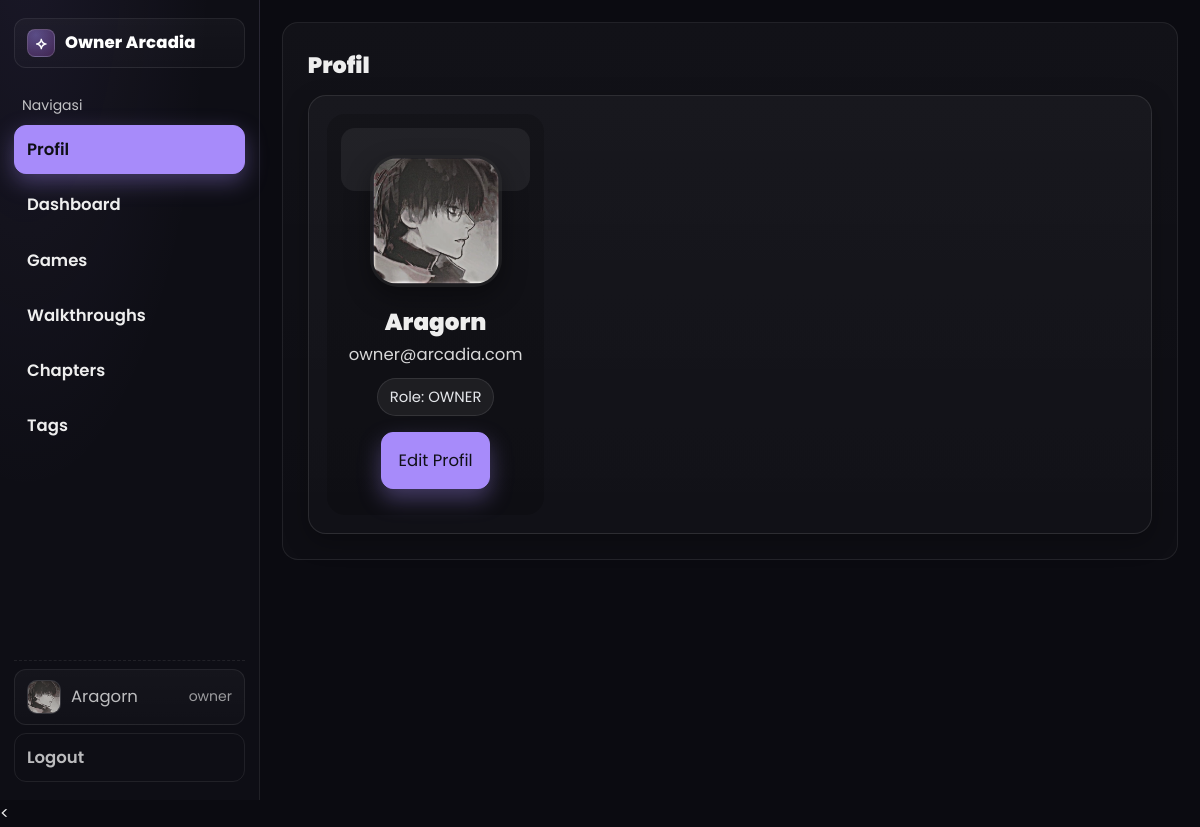
Page /public/admin/profile.php (signed in) on the committed database.
### tables this page shows
CREATE TABLE `users` (
  `id` int(11) NOT NULL,
  `name` varchar(120) NOT NULL,
  `full_name` varchar(100) DEFAULT NULL,
  `username` varchar(50) DEFAULT NULL,
  `email` varchar(150) NOT NULL,
  `password_hash` varchar(255) NOT NULL,
  `role` enum('OWNER','ADMIN','USER') NOT NULL DEFAULT 'USER',
  `avatar_url` varchar(255) DEFAULT NULL,
  `banner_url` varchar(255) DEFAULT NULL,
  `created_at` timestamp NOT NULL DEFAULT current_timestamp(),
  `last_login_at` datetime DEFAULT NULL
);

### lib/db.php (called while the page is built, shortened)
<?php
function db_all($mysqli, $sql, $params = [], $types = '')
{
  $stmt = $mysqli->prepare($sql);
  if ($params)
    $stmt->bind_param($types ?: str_repeat('s', count($params)), ...$params);
  $stmt->execute();
  $res = $stmt->get_result();
  $rows = $res ? $res->fetch_all(MYSQLI_ASSOC) : [];
  return $rows;
}
function db_one($mysqli, $sql, $params = [], $types = '')
{
  $rows = db_all($mysqli, $sql, $params, $types);
  return $rows[0] ?? null;
}
?>

### lib/helpers.php (called while the page is built, shortened)
<?php
function e($s)
{
  return htmlspecialchars((string) $s, ENT_QUOTES, 'UTF-8');
}
?>

### public/admin/profile.php (the view, shortened to what this page needs)
<?php
require_once __DIR__ . '/../../config.php';
require_once __DIR__ . '/../../lib/db.php';
require_once __DIR__ . '/../../lib/helpers.php';
$uid = (int)($_SESSION['user']['id'] ?? ($_SESSION['user_id'] ?? 0));
function users_has_col(mysqli $mysqli, string $col): bool {
  $row = db_one(
    $mysqli,
    "SELECT COUNT(*) AS n
       FROM information_schema.COLUMNS
      WHERE TABLE_SCHEMA = DATABASE()
        AND TABLE_NAME = 'users'
        AND COLUMN_NAME = ?",
    [$col],
    's'
  );
  return (int)($row['n'] ?? 0) > 0;
}
$hasAvatar    = users_has_col($mysqli, 'avatar_url');
$hasBanner    = users_has_col($mysqli, 'banner_url');
$hasCreated   = users_has_col($mysqli, 'created_at');
$hasLastLogin = users_has_col($mysqli, 'last_login_at');
$cols = ['id','name','email','role'];
if ($hasAvatar)    $cols[] = 'avatar_url';
if ($hasBanner)    $cols[] = 'banner_url';
if ($hasCreated)   $cols[] = 'created_at';
if ($hasLastLogin) $cols[] = 'last_login_at';
$colList = implode(',', $cols);
function fetch_me(mysqli $mysqli, int $uid, string $colList) {
  return db_one($mysqli, "SELECT $colList FROM users WHERE id=?", [$uid], 'i');
}
$me  = fetch_me($mysqli, $uid, $colList) ?: [];
$mode = ($_GET['mode'] ?? '') === 'edit' ? 'edit' : 'view';
include __DIR__ . '/_header.php';
?>
<div class="page-title">Profil</div>
<div class="profile-layout">
  <section class="profile-card">
    <div class="profile-inner">
      <div class="ava-out">
        <?php if ($hasAvatar && !empty($me['avatar_url'])): ?>
          <img src="<?= e($me['avatar_url']) ?>" alt="avatar">
        <?php else: ?>
          <?= e(mb_strtoupper(mb_substr($me['name'] ?? 'A',0,1))) ?>
        <?php endif; ?>
      </div>
      <div class="profile-body">
        <div class="name"><?= e($me['name'] ?? 'Owner') ?></div>
        <div class="muted"><?= e($me['email'] ?? '') ?></div>
        <div class="chips">
          <span class="chip">Role: <?= e(strtoupper($me['role'] ?? 'OWNER')) ?></span>
        </div>
        <?php if ($mode !== 'edit'): ?>
          <div style="margin-top:16px">
            <a class="btn-primary" href="/arcadia/public/admin/profile.php?mode=edit">Edit Profil</a>
          </div>
        <?php endif; ?>
      </div>
    </div>
  </section>
</div>
<?php include __DIR__ . '/_footer.php';

### public/admin/_header.php (shortened to what this page needs)
<?php
require_once __DIR__ . '/../../config.php';
require_once __DIR__ . '/../../lib/helpers.php';
require_once __DIR__ . '/../../lib/db.php';
$path = $_SERVER['SCRIPT_NAME'] ?? '';
function active($needle, $path) {
  return (strpos($path, $needle) !== false) ? 'is-active' : '';
}
$me      = $_SESSION['user'] ?? [];
$uid     = (int)($me['id'] ?? 0);
if ($uid > 0) {
  $row = db_one($mysqli, "SELECT name, role, avatar_url FROM users WHERE id=?", [$uid], 'i');
  if ($row) {
    $me = $_SESSION['user'];
  }
}
$userName   = e($me['name'] ?? 'Admin');
$userRole   = strtolower((string)($me['role'] ?? 'admin'));
$userAvatar = trim((string)($me['avatar_url'] ?? ''));
?>
<!doctype html>
<html lang="id">
<head>
  <link rel="stylesheet" href="/arcadia/assets/styles.css" />
</head>
<body>
<div class="admin-layout">
  <aside class="sidenav" id="sidenav" data-collapsed="false">
    <div class="brand">
      <div class="brand-badge">⟡</div>
      <div>Owner Arcadia</div>
    </div>
    <div class="nav-section">
      <div class="nav-title">Navigasi</div>
      <ul class="nav-list">
        <li><a class="nav-link <?= active('/admin/profile.php', $path) ?> <?= active('/admin/admin-info.php', $path) ?>" href="/arcadia/public/admin/profile.php">Profil</a></li>
        <li><a class="nav-link <?= active('/admin/index.php', $path) ?>" href="/arcadia/public/admin/">Dashboard</a></li>
        <li><a class="nav-link <?= active('/admin/games.php', $path) ?>" href="/arcadia/public/admin/games.php">Games</a></li>
        <li><a class="nav-link <?= active('/admin/walkthroughs.php', $path) ?>" href="/arcadia/public/admin/walkthroughs.php">Walkthroughs</a></li>
        <li><a class="nav-link <?= active('/admin/chapters.php', $path) ?>" href="/arcadia/public/admin/chapters.php">Chapters</a></li>
        <li><a class="nav-link <?= active('/admin/tags.php', $path) ?>" href="/arcadia/public/admin/tags.php">Tags</a></li>
      </ul>
    </div>
    <div class="nav-foot">
      <a class="user-chip" href="/arcadia/public/admin/profile.php" title="Kelola profil">
        <div class="avatar">
          <?php if ($userAvatar !== ''): ?>
            <img src="<?= e($userAvatar) ?>" alt="Avatar">
          <?php else: ?>
            <?= e(mb_strtoupper(mb_substr($userName,0,1))) ?>
          <?php endif; ?>
        </div>
        <div><?= $userName ?></div>
        <span class="role"><?= e($userRole) ?></span>
      </a>
      <a class="logout" href="/arcadia/public/logout.php">Logout</a>
    </div>
  </aside>
  <div class="admin-main">
    <div class="container">

### assets/styles.css (style rules this page uses)
:root { --font-body: 'Poppins', system-ui, -apple-system, 'Segoe UI', Roboto, Ubuntu, 'Helvetica Neue', Arial, 'Noto Sans', sans-serif; --font-heading: 'Rajdhani', system-ui, -apple-system, 'Segoe UI', Roboto, Ubuntu, 'Helvetica Neue', Arial, 'Noto Sans', sans-serif; }
.brand { display: flex; align-items: center; gap: .55rem; font-weight: 800; color: #fff; letter-spacing: .3px }
.nav-link { position: relative; display: inline-block; padding: .55rem .9rem; border-radius: .7rem; color: #d1d5db; border: 1px solid transparent; transition: transform .18s ease, background .25s ease, color .18s ease; will-change: transform; }
.nav-link::after { content: ""; position: absolute; left: .9rem; right: .9rem; bottom: .35rem; height: 2px; background: linear-gradient(90deg, #8b5cf6, #a78bfa); transform: scaleX(0); transform-origin: left; transition: transform .22s ease; border-radius: 2px; opacity: .9; }
:root { --bg1: #0b0b10; --bg2: #160b2e; --card: #0f1020; --text: #e5e7eb; --muted: #9ca3af; --primary: #8b5cf6; --accent: #a78bfa; --ring: rgba(139, 92, 246, .25); --border: rgba(255, 255, 255, .08); --container: 1320px; --gutter: 1.5rem; }
* { box-sizing: border-box }
html, body { height: 100% }
body { margin: 0; font-family: Inter, system-ui, -apple-system, Segoe UI, Roboto, Ubuntu, "Helvetica Neue", Arial, "Noto Sans", sans-serif; color: var(--text); background: linear-gradient(160deg, var(--bg2) 0%, #0a0617 35%, #050509 70%, #000 100%); background-attachment: fixed; }
.container { max-width: 1080px; margin: 0 auto; padding: 1.25rem }
a { color: var(--primary); text-decoration: none }
:root { --input-bg: rgba(255, 255, 255, .06); }
.brand { font-weight: 800; color: #fff; letter-spacing: .4px }
:root { --container: 1320px; --gutter: 1.5rem; }
html { font-size: 16.5px; }
body { line-height: 1.6; }
.container { max-width: var(--container) !important; padding: var(--gutter) !important; }
body, input, button, select, textarea, a, p, li, td, .small { font-family: var(--font-body) !important; font-weight: 400; line-height: 1.65; -webkit-font-smoothing: antialiased; -moz-osx-font-smoothing: grayscale; }
.nav-link, .nav-cta, .btn, label, th { font-family: var(--font-body) !important; font-weight: 600 !important; }
::placeholder { font-family: var(--font-body); }
.chip { display: inline-block; padding: .5rem .85rem; border-radius: 999px; background: rgba(255, 255, 255, .06); border: 1px solid var(--border); color: #e5e7eb; text-decoration: none; transition: transform .16s ease, box-shadow .2s ease, background .2s ease; }
:root { --nav-height: 64px; }
html { scroll-behavior: smooth; }
.avatar { width: 44px; height: 44px; border-radius: 50%; border: 1px solid var(--border); background: radial-gradient(80px 40px at -20% -10%, rgba(139, 92, 246, .35), transparent 60%), linear-gradient(180deg, rgba(255, 255, 255, .06), rgba(255, 255, 255, .02)); display: grid; place-items: center; color: #fff; font-weight: 800; letter-spacing: .4px; }
.avatar::after { content: attr(data-initial); }
.chip { display: inline-block; padding: .42rem .7rem; border-radius: 999px; border: 1px solid var(--border); background: rgba(255, 255, 255, .06); font-size: .9rem; }
.profile-card { display:flex; align-items:center; gap:14px; padding:16px 18px; border-radius:16px; background:linear-gradient(180deg,rgba(255,255,255,.03),rgba(255,255,255,.015)); border:1px solid rgba(255,255,255,.08); box-shadow:0 8px 24px rgba(0,0,0,.28); }

### rows in the picture
users: avatar_url (picture), name "Aragorn", role "owner", email "owner@arcadia.com", role "OWNER"
